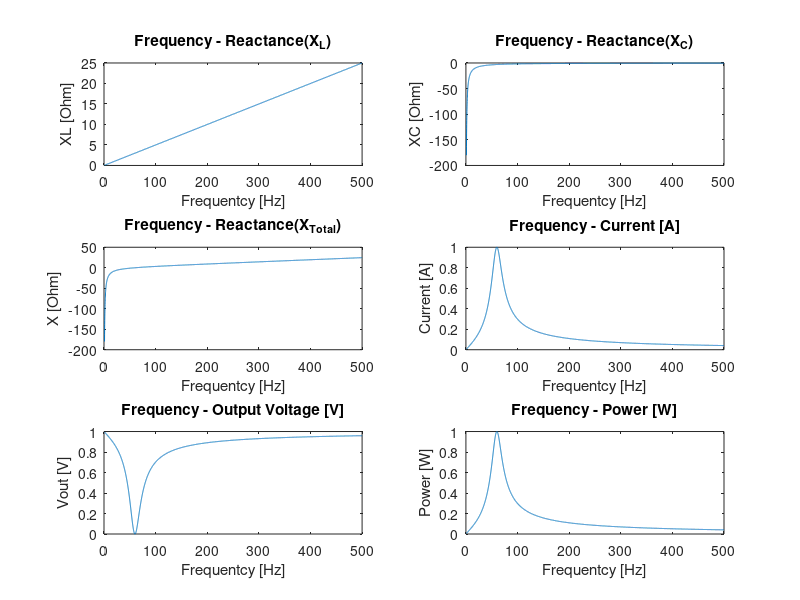

MATLAB code for this plot: (Note: this script raises an error after producing the figure.)
% RLC Series circuit
clear all
clc

fc = 60;
w = 2*pi*fc;
R = 1;
BW = 20;
Q = fc / BW;
L = Q / w * R
C = 1/L/w/w

f = 1:0.1:500;
w = 2*pi*f;

Vamp = 1;
XL = w*L;
XC = -ones(1,length(w))./w/C;
X = XL + XC;
Z = R + i*X;
I = abs(Vamp*ones(1,length(w))./Z);
Vout = Vamp-I*R;
P = I*Vamp;

figure(1);
subplot(3,2,1);
plot(f, XL);
title('Frequency - Reactance(X_L)');
xlabel('Frequentcy [Hz]');
ylabel('XL [Ohm]');
subplot(3,2,2);
plot(f, XC);
title('Frequency - Reactance(X_C)');
xlabel('Frequentcy [Hz]');
ylabel('XC [Ohm]');
subplot(3,2,3);
plot(f, X);
title('Frequency - Reactance(X_T_o_t_a_l)');
xlabel('Frequentcy [Hz]');
ylabel('X [Ohm]');
subplot(3,2,4);
plot(f, I);
title('Frequency - Current [A]');
xlabel('Frequentcy [Hz]');
ylabel('Current [A]');
subplot(3,2,5);
plot(f, Vout);
title('Frequency - Output Voltage [V]');
xlabel('Frequentcy [Hz]');
ylabel('Vout [V]');
subplot(3,2,6);
plot(f, P);
title('Frequency - Power [W]');
xlabel('Frequentcy [Hz]');
ylabel('Power [W]');


dt = 0.0001;
t = 0:dt:2;
fi = 60;
fc = 60;
wi = 2*pi*fi;
V = Vamp*sin(wi*t) + Vamp*sin(wi/10*t) + Vamp/10*sin(wi*10*t);

filter = struct();
filter.dt = dt;
filter.input = V;
filter.fc = fc;
filter.BW = BW;
filter.R = R;
filter = RLC_series(filter);

figure(2);
subplot(2,1,1);
plot(filter.input);
title('Time - Input Voltage [A]');
xlabel('Second [s]');
ylabel('Voltage [V]');
subplot(2,1,2);
plot(filter.output);
title('Time - Output Voltage [A]');
xlabel('Second [s]');
ylabel('Voltage [V]');
